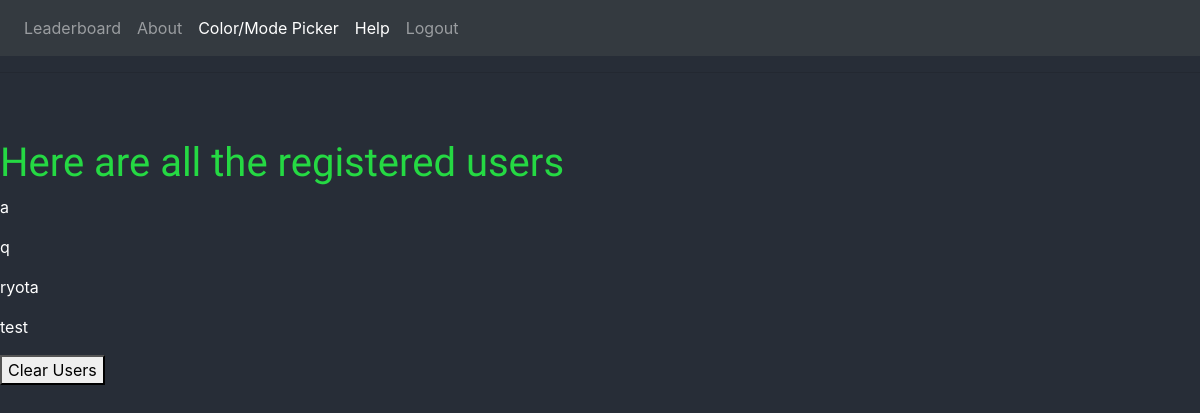
The page /adminpanel on the database as committed earlier.
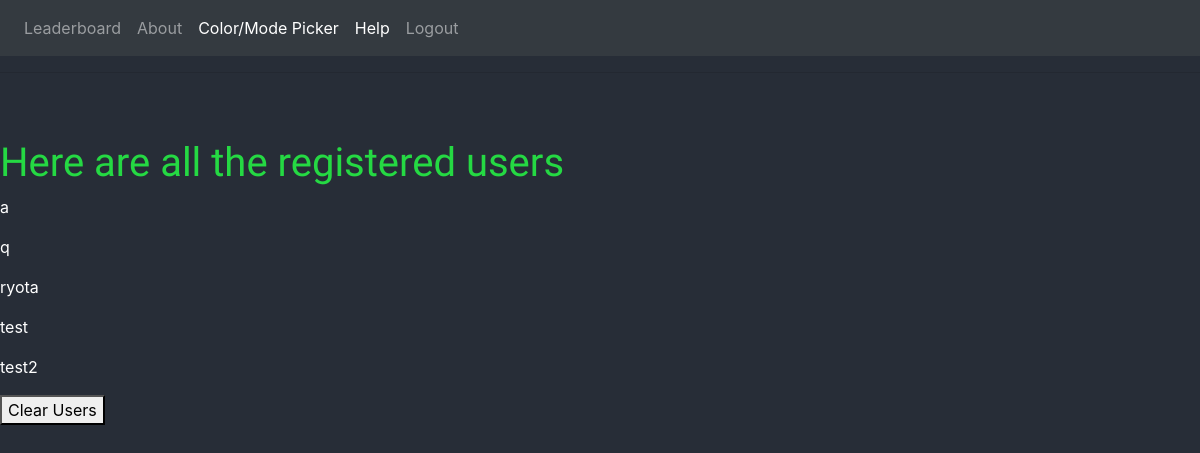
The same page on the database as committed later.
### mygame/models.py (models this page shows, shortened)
class User(UserMixin, db.Model):
    id = db.Column(db.Integer, primary_key=True)
    username = db.Column(db.String(64), index=True, unique=True)
    userscore = db.Column(db.Integer, default=0)
    blackscore = db.Column(db.Integer, default=0)
    hardscore = db.Column(db.Integer, default=0)
    password_hash = db.Column(db.String(128))
    posts = db.relationship('Post', backref='author', lazy='dynamic')

### mygame/routes.py (the view)
@app.route('/adminpanel')
def admin():
    users = User.query.all()
    return render_template('adminpanel.html', title='Admin Page', users=users)

### mygame/templates/adminpanel.html
{% extends "base.html" %}
{% block content %}
    <h1>Here are all the registered users</h1>
    {% for user in users %}
    <div><p>{{ user.username }}</p></div>
    {% endfor %}
    <form action="/adminpanel/" method="post">
      <button name="Clear Users" type="submit"> Clear Users </button>
{% endblock %}:w

Rows that differ between the two databases and show on the page:
added User: username "test2"
